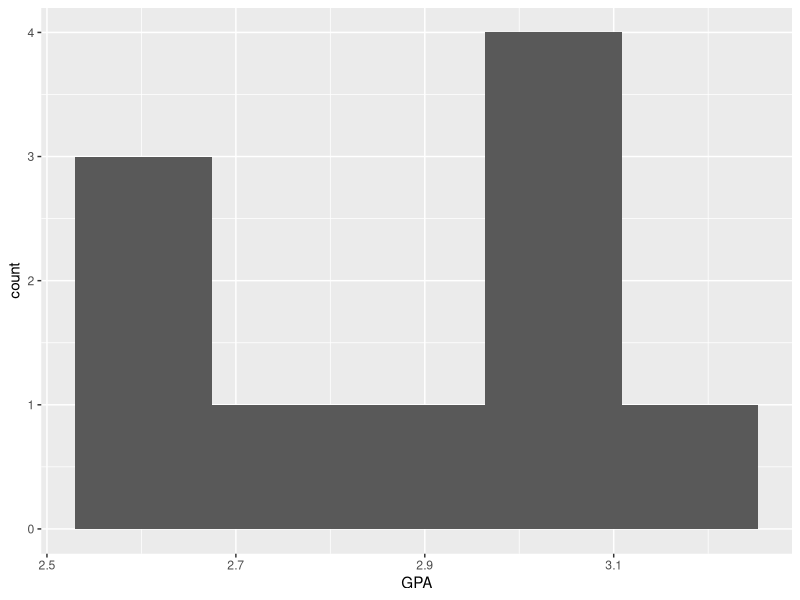
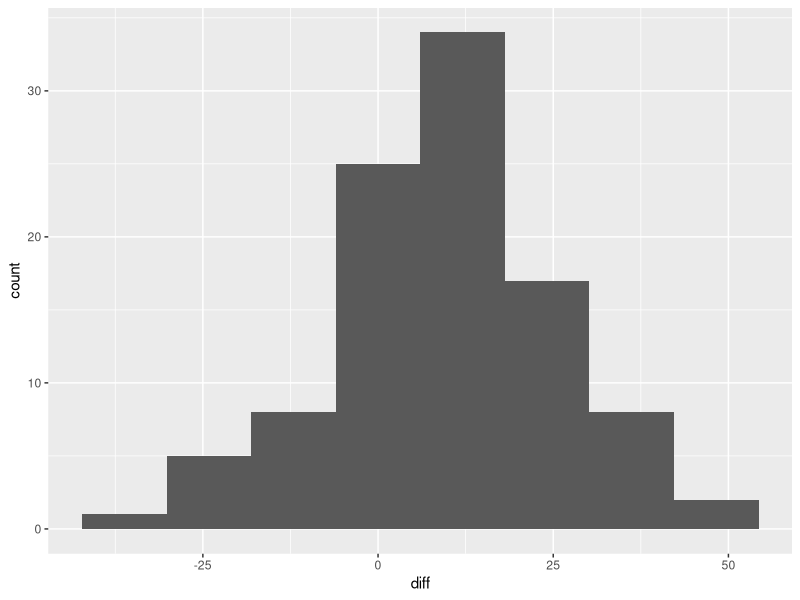

The R script that drew these images, in order:
## ---- chunk 1
knitr::opts_chunk$set(echo = TRUE)
library(ggplot2)
library(dplyr)
## ---- chunk 2
# loading the data from csv file
df <- read.csv("GPA_t.csv")
df

## ---- chunk 3
ggplot(data=df, aes(x=GPA)) +
  geom_histogram(bins = 5)

# suggested bins: ceiling(log2(n) + 1) # round up of 4.32
## ---- chunk 4
# hypothesis 
# H_0 : mu = 2.5 vs H_a : mu > 2.5

# Sample mean and standard deviation
xbar <- mean(df$GPA)
s <- sd(df$GPA)

xbar
s

# ---- 3. Test statistic and p-value ----
n <- length(df$GPA)
SE <- s / sqrt(n)
Tstat = (xbar - 2.5) / SE
n
SE
Tstat

## ---- chunk 5

df = n-1

1-pt(Tstat, df)
# or
pt(Tstat, df, lower.tail = FALSE)

## ---- chunk 6
# loading the data from csv file
df <- read.csv("Exam_data.csv")
glimpse(df)

## ---- chunk 7
df_new <- df %>% mutate(diff = midterm_exam - final_exam)
glimpse(df_new)


## ---- chunk 8
ggplot(data=df_new, aes(x=diff)) +
  geom_histogram(bins=8)

# ceiling(log2(100) + 1) # round up of 7.643856 
## ---- chunk 9
# hypothesis 
# H_0 : mu_diff = 0 vs H_a : mu_diff > 0 

# Sample mean and standard deviation
xbar <- mean(df_new$diff)
s <- sd(df_new$diff)

xbar
s

# ---- 3. Test statistic and p-value ----
n <- length(df_new$diff)
SE <- s / sqrt(n)
Tstat = (xbar - 0) / SE # why 0?
n
SE
Tstat

## ---- chunk 10

df = n-1

1-pt(Tstat, df)
# or
pt(Tstat, df, lower.tail = FALSE)
